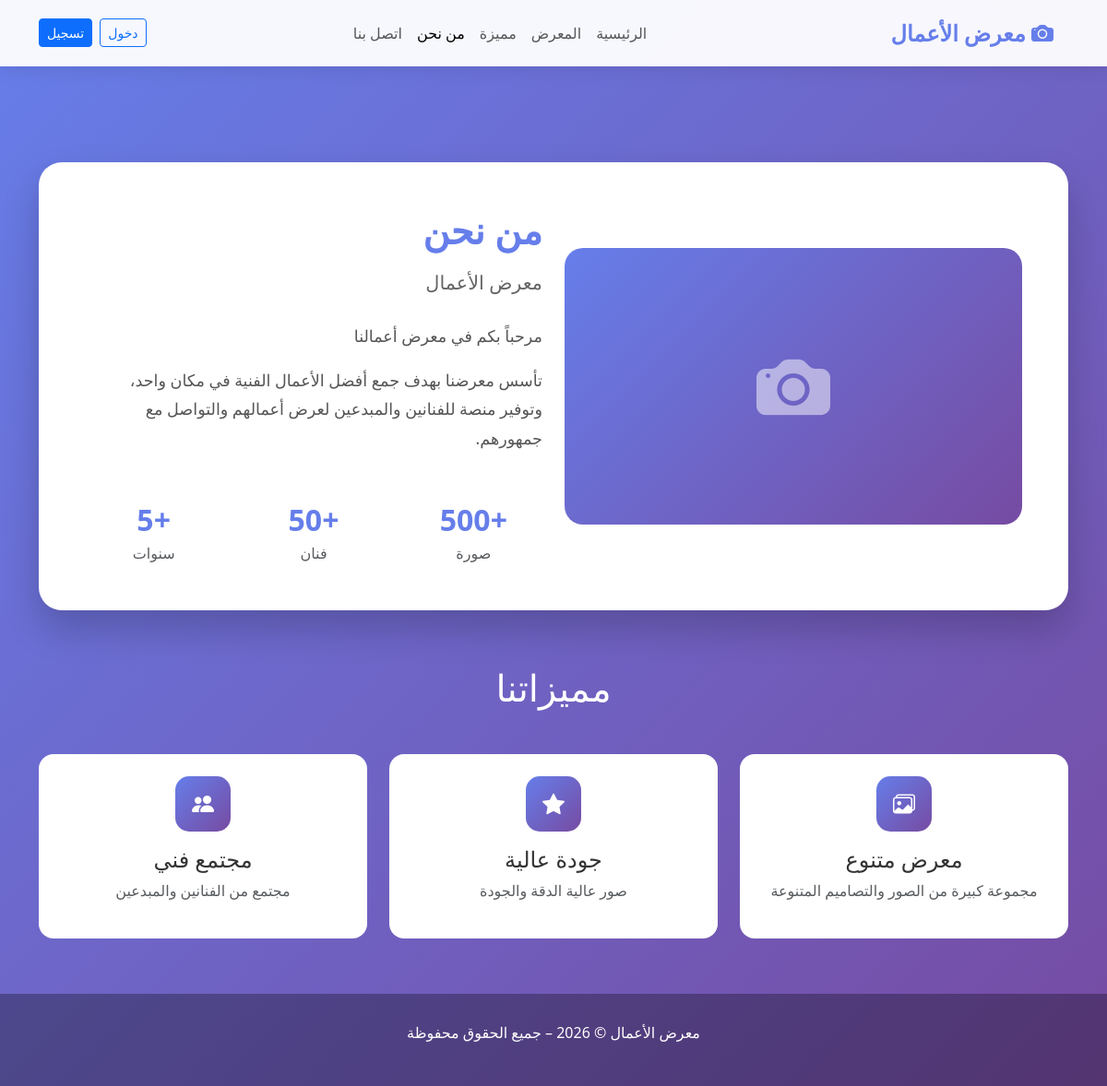
/about, run on the app's committed database.
### app.py (models this page shows)
class SiteSettings(db.Model):
    id = db.Column(db.Integer, primary_key=True)
    site_title = db.Column(db.String(200), default='معرض الأعمال')
    site_description = db.Column(db.Text, default='مرحباً بكم في معرض أعمالنا')
    site_logo = db.Column(db.String(500))
    favicon = db.Column(db.String(500))
    contact_email = db.Column(db.String(200))
    social_links = db.Column(db.JSON)
    theme_color = db.Column(db.String(20), default='#667eea')
    qr_code_text = db.Column(db.Text)
    google_analytics_id = db.Column(db.String(50))
    updated_at = db.Column(db.DateTime, onupdate=datetime.utcnow)

### app.py (the view)
@app.route('/about')
def about():
    try:
        settings = SiteSettings.query.first()
        categories = Category.query.all()
        return render_template('about.html', settings=settings, categories=categories)
    except Exception as e:
        print(f"خطأ في صفحة about: {e}")
        return render_template('500.html'), 500

### templates/about.html (shortened to what this page needs)
<!DOCTYPE html>
<html dir="rtl" lang="ar">
<head>
    <link href="https://cdn.jsdelivr.net/npm/bootstrap@5.3.0/dist/css/bootstrap.min.css" rel="stylesheet">
    <link rel="stylesheet" href="https://cdn.jsdelivr.net/npm/bootstrap-icons@1.11.0/font/bootstrap-icons.css">
</head>
<body>
    <nav class="navbar navbar-expand-lg fixed-top">
        <div class="container">
            <a class="navbar-brand" href="{{ url_for('index') }}">
                {% if settings and settings.site_logo %}
                    <img src="{{ settings.site_logo }}" alt="شعار">
                {% else %}
                    <span style="color: var(--primary-color); font-weight: 700; font-size: 1.5rem;">
                        <i class="bi bi-camera-fill"></i> {{ settings.site_title }}
                    </span>
                {% endif %}
            </a>
            <div class="collapse navbar-collapse" id="navbarNav">
                <ul class="navbar-nav mx-auto">
                    <li class="nav-item"><a class="nav-link" href="{{ url_for('index') }}">الرئيسية</a></li>
                    <li class="nav-item"><a class="nav-link" href="{{ url_for('index') }}#gallery">المعرض</a></li>
                    <li class="nav-item"><a class="nav-link" href="{{ url_for('index') }}#featured">مميزة</a></li>
                    <li class="nav-item"><a class="nav-link active" href="{{ url_for('about') }}">من نحن</a></li>
                    <li class="nav-item"><a class="nav-link" href="{{ url_for('contact') }}">اتصل بنا</a></li>
                </ul>
                <div class="d-flex align-items-center gap-2">
                    {% if current_user.is_authenticated %}
                    <div class="dropdown">
                        <button class="btn btn-sm btn-outline-primary dropdown-toggle" type="button" data-bs-toggle="dropdown">
                            <i class="bi bi-person-circle"></i> {{ current_user.username }}
                        </button>
                        <ul class="dropdown-menu dropdown-menu-end">
                            <li><a class="dropdown-item" href="{{ url_for('profile') }}">الملف الشخصي</a></li>
                            {% if current_user.role in ['admin', 'editor'] %}
                            <li><a class="dropdown-item" href="{{ url_for('admin_dashboard') }}">لوحة التحكم</a></li>
                            {% endif %}
                            <li><hr class="dropdown-divider"></li>
                            <li><a class="dropdown-item" href="{{ url_for('logout') }}">تسجيل خروج</a></li>
                        </ul>
                    </div>
                    {% else %}
                    <a class="btn btn-sm btn-outline-primary" href="{{ url_for('login') }}">دخول</a>
                    <a class="btn btn-sm btn-primary" href="{{ url_for('register') }}">تسجيل</a>
                    {% endif %}
                </div>
            </div>
        </div>
    </nav>
    <div style="height: 76px;"></div>
    <section class="about-section">
        <div class="container">
            <div class="about-card">
                <div class="row align-items-center">
                    <div class="col-lg-6 mb-4 mb-lg-0">
                        {% if settings and settings.site_logo %}
                        <img src="{{ settings.site_logo }}" alt="شعار" style="max-width: 80%; border-radius: 20px; box-shadow: 0 20px 40px rgba(0,0,0,0.1);">
                        {% else %}
                        <div style="background: linear-gradient(135deg, var(--primary-color) 0%, #764ba2 100%); height: 300px; border-radius: 20px; display: flex; align-items: center; justify-content: center;">
                            <i class="bi bi-camera-fill" style="font-size: 5rem; color: white; opacity: 0.5;"></i>
                        </div>
                        {% endif %}
                    </div>
                    <div class="col-lg-6">
                        <h2 class="about-title">من نحن</h2>
                        <h3 class="about-subtitle">{{ settings.site_title }}</h3>
                        <div class="about-text">
                            <p>{{ settings.site_description or 'نحن منصة متخصصة في عرض الأعمال الفنية والإبداعية. نقدم لكم مجموعة متميزة من الصور والتصاميم التي تعكس الإبداع والاحترافية.' }}</p>
                            <p>تأسس معرضنا بهدف جمع أفضل الأعمال الفنية في مكان واحد، وتوفير منصة للفنانين والمبدعين لعرض أعمالهم والتواصل مع جمهورهم.</p>
                        </div>
                        <div class="row mt-5">
                            <div class="col-4 text-center">
                                <div class="stats-number">+500</div>
                                <div class="text-muted">صورة</div>
                            </div>
                            <div class="col-4 text-center">
                                <div class="stats-number">+50</div>
                                <div class="text-muted">فنان</div>
                            </div>
                            <div class="col-4 text-center">
                                <div class="stats-number">+5</div>
                                <div class="text-muted">سنوات</div>
                            </div>
                        </div>
                    </div>
                </div>
            </div>
        </div>
    </section>
    <section class="container mb-5">
        <h2 class="text-white text-center mb-5" style="font-size: 2.5rem;">مميزاتنا</h2>
        <div class="row g-4">
            <div class="col-md-4">
                <div class="bg-white p-4 rounded-4 text-center h-100">
                    <div class="feature-icon mx-auto mb-3">
                        <i class="bi bi-images"></i>
                    </div>
                    <h4>معرض متنوع</h4>
                    <p class="text-muted">مجموعة كبيرة من الصور والتصاميم المتنوعة</p>
                </div>
            </div>
            <div class="col-md-4">
                <div class="bg-white p-4 rounded-4 text-center h-100">
                    <div class="feature-icon mx-auto mb-3">
                        <i class="bi bi-star-fill"></i>
                    </div>
                    <h4>جودة عالية</h4>
                    <p class="text-muted">صور عالية الدقة والجودة</p>
                </div>
            </div>
            <div class="col-md-4">
                <div class="bg-white p-4 rounded-4 text-center h-100">
                    <div class="feature-icon mx-auto mb-3">
                        <i class="bi bi-people-fill"></i>
                    </div>
                    <h4>مجتمع فني</h4>
                    <p class="text-muted">مجتمع من الفنانين والمبدعين</p>
                </div>
            </div>
        </div>
    </section>
    <footer class="footer">
        <div class="container">
            <p>{{ settings.site_title }} &copy; 2026 – جميع الحقوق محفوظة</p>
        </div>
    </footer>
</body>
</html>

### data on the page
SiteSettings: site_title "معرض الأعمال", site_description "مرحباً بكم في معرض أعمالنا"
